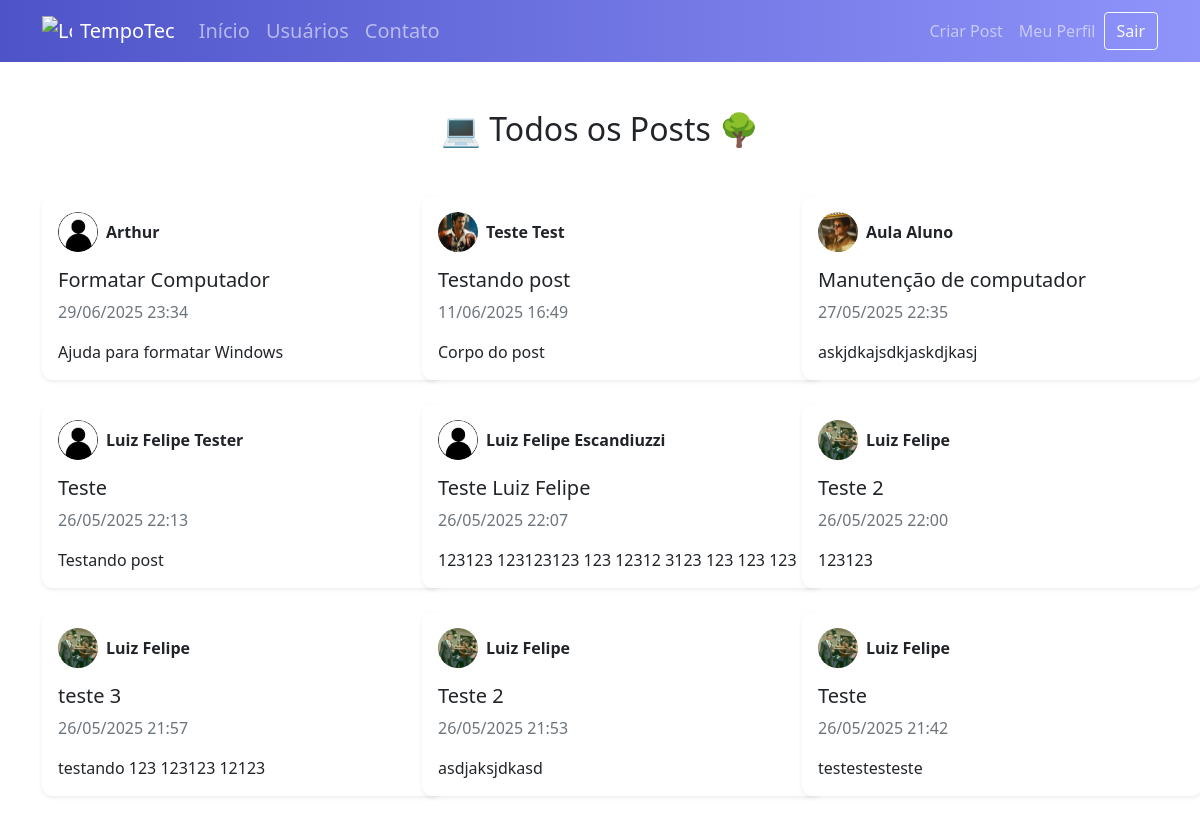
Page /posts (signed in) on the earlier database version.
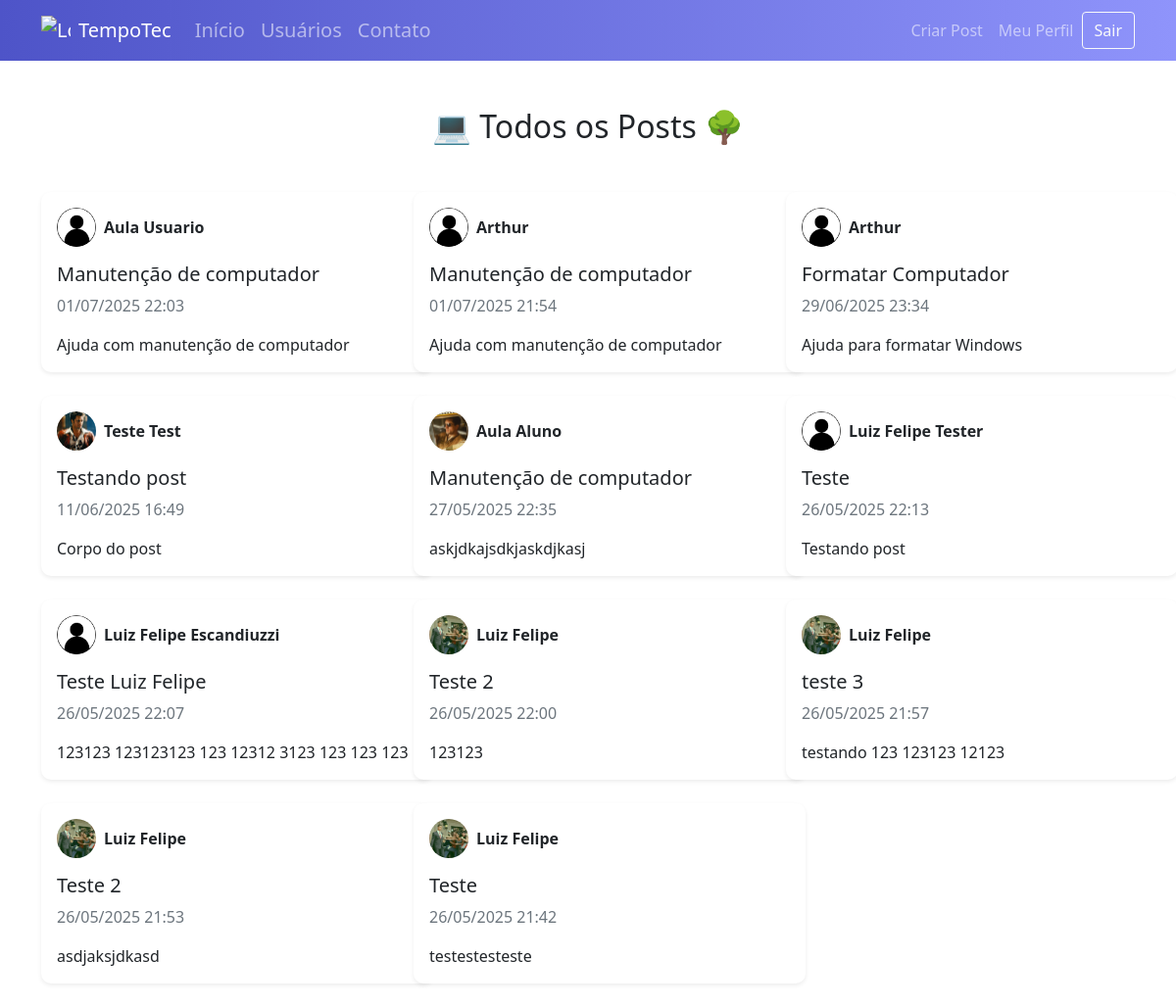
Same page on the later database version.
### tempotec/models.py (models this page shows, shortened)
class Post(database.Model):
    id = database.Column(database.Integer, primary_key=True)
    titulo = database.Column(database.String, nullable=False)
    corpo = database.Column(database.Text, nullable=False)
    data_criacao = database.Column(database.DateTime, nullable=False, default=datetime.utcnow)
    id_usuario = database.Column(database.Integer, database.ForeignKey('usuario.id'), nullable=False)
    candidaturas = database.relationship('Candidatura', backref='post', lazy=True, foreign_keys='Candidatura.id_post')

class Usuario(database.Model, UserMixin):
    id = database.Column(database.Integer, primary_key=True)
    username = database.Column(database.String, nullable=False)
    email = database.Column(database.String, nullable=False, unique=True)
    senha = database.Column(database.String, nullable=False)
    foto_perfil = database.Column(database.String, default='default.jpg')
    posts = database.relationship('Post', backref='autor', lazy=True)
    cursos = database.Column(database.String, nullable=False, default='Não Informado')

### tempotec/routes.py (the view)
@app.route('/posts')
def listar_posts():
    subquery = select(Candidatura.id_post).where(Candidatura.id_usuario == current_user.id)
    posts = Post.query.options(joinedload(Post.autor)) \
        .filter(Post.id_usuario != current_user.id) \
        .filter(Post.id.not_in(subquery)) \
        .order_by(Post.data_criacao.desc()) \
        .all()
    return render_template('listarposts.html', posts=posts)

### tempotec/models.py (called while the page is built)
@login_manager.user_loader
def load_usuario(id_usuario):
    return Usuario.query.get(int(id_usuario))

### tempotec/templates/listarposts.html (shortened to what this page needs)
{% extends 'base.html' %} {% block body %}
<div class="container mt-5">
  <h2 class="mb-5 text-center">💻 Todos os Posts 🌳</h2>
  {% if posts %}
  <div class="row">
    {% for post in posts %}
    <div class="col-md-4 mb-4">
      <div
        class="card shadow-sm h-100 post-card"
        data-bs-toggle="modal"
        data-bs-target="#postModal"
        data-post-id="{{ post.id }}"
        data-title="{{ post.titulo }}"
        data-body="{{ post.corpo|e }}"
        data-date="{{ post.data_criacao.strftime('%d/%m/%Y %H:%M') }}"
        data-author="{{ post.autor.username }}"
        data-email="{{ post.autor.email }}"
        data-avatar="{{ url_for('static', filename='fotos_perfil/' ~ post.autor.foto_perfil) }}"
      >
        <div class="card-body">
          <div class="d-flex align-items-center mb-3">
            <img
              src="{{ url_for('static', filename='fotos_perfil/' ~ post.autor.foto_perfil) }}"
              alt="Avatar"
              class="rounded-circle me-2"
              style="width: 40px; height: 40px; object-fit: cover"
            />
            <strong>{{ post.autor.username }}</strong>
          </div>
          <h5 class="card-title">{{ post.titulo }}</h5>
          <p class="card-text text-muted">
            {{ post.data_criacao.strftime('%d/%m/%Y %H:%M') }}
          </p>
          <p class="card-text">
            {{ post.corpo[:150] }}{% if post.corpo|length > 150 %}...{% endif %}
          </p>
        </div>
      </div>
    </div>
    {% endfor %}
  </div>
  {% else %}
  <div class="alert alert-info text-center">Nenhum post encontrado.</div>
  {% endif %}
</div>
{% endblock %}

Differences in the rows shown:
added Post: foto_perfil (placeholder picture), autor.username "Aula Usuario", titulo "Manutenção de computador", data_criacao "01/07/2025 22:03", corpo "Ajuda com manutenção de computador"
added Post: foto_perfil (placeholder picture), autor.username "Arthur", titulo "Manutenção de computador", data_criacao "01/07/2025 21:54", corpo "Ajuda com manutenção de computador"
